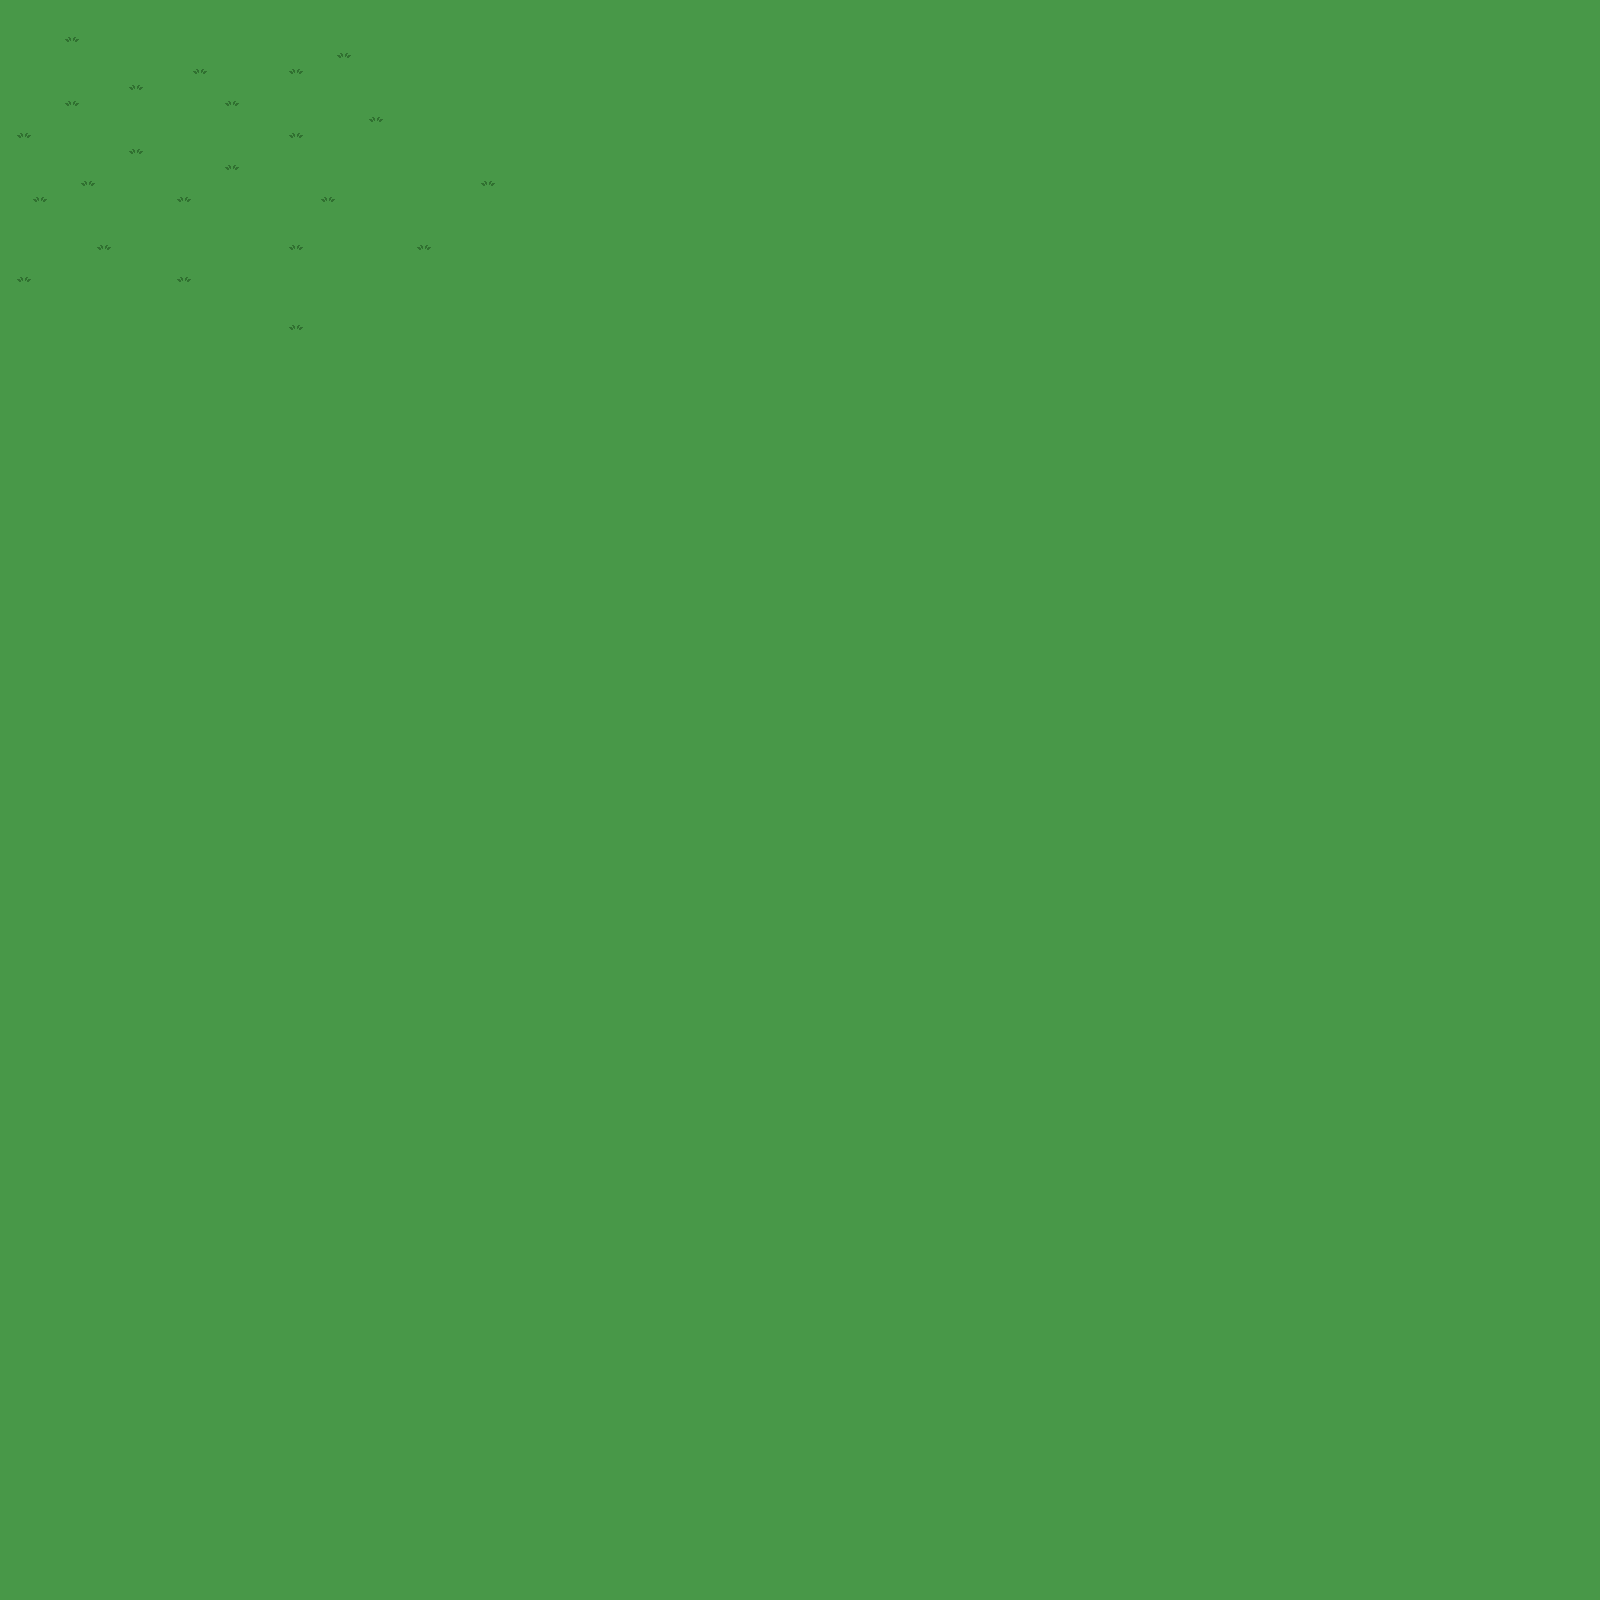

A level layout from a 2D game, rendered from its tile map. Below: a short description, then the map file with tile-grid data replaced by summaries:
An orthogonal 100x100 tile map with 16x16 px tiles, 1 tile layer (background).

<map version="1.0" orientation="orthogonal" width="100" height="100" tilewidth="16" tileheight="16">
 <tileset firstgid="1" name="grasses_map" tilewidth="16" tileheight="16">
  <image source="../sprites/environment/grasses/grasses.gif" width="208" height="16" />
 </tileset>
 <layer name="background" width="100" height="100">
  <data>[10000 cells, 10000 non-empty, 2 distinct tile ids]</data>
 </layer>
</map>
